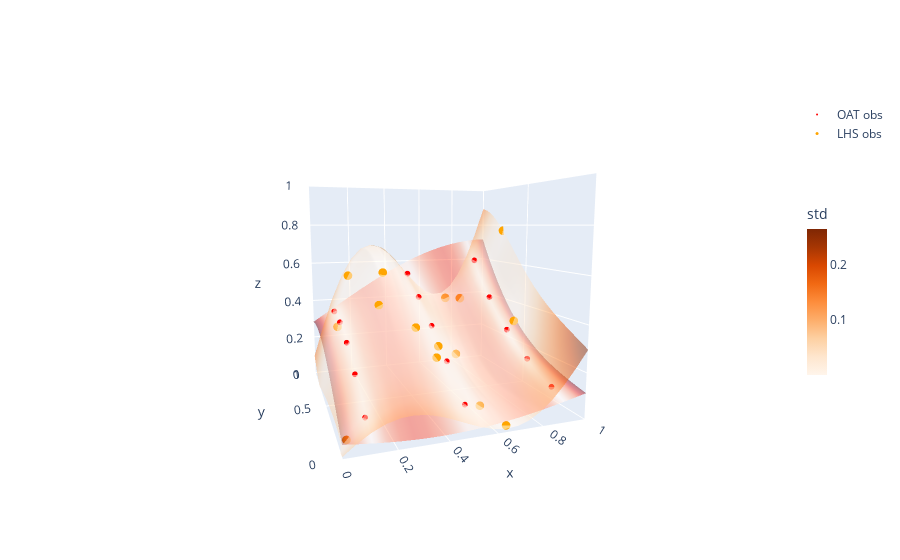

The cell this chart's notebook holds for it:
### Code cell
# Train gpm on oat data
gpm_lhs = train_gp(X_lhs, y_lhs, kernel)

# Predict surface based on fitted GP
mu_lhs,std_lhs = gpm_lhs.predict(Xsurf, return_std=True)

# Plot the result
fig = go.FigureWidget()

fig.add_surface(x=mx, y=my, z=mu_oat.reshape(mx.shape), name='GP oat',
                colorscale='Reds', surfacecolor=std_oat.reshape(mx.shape), opacity=0.5, showscale=False,
               colorbar={'title':'std','len':0.5, 'thickness':20})

fig.add_surface(x=mx, y=my, z=mu_lhs.reshape(mx.shape), name='GP lhs',
                colorscale='Oranges', surfacecolor=std_lhs.reshape(mx.shape), opacity=0.5, showscale=True,
               colorbar={'title':'std','len':0.5, 'thickness':20})

fig.add_scatter3d(x=X_oat[:,0], y=X_oat[:,1], z=y_oat, mode='markers',
                  marker={'symbol':'circle', 'color':'red', 'size':2},
                  name='OAT obs', showlegend=True)

fig.add_scatter3d(x=X_lhs[:,0], y=X_lhs[:,1], z=y_lhs, mode='markers',
                  marker={'symbol':'circle', 'color':'orange', 'size':3},
                  name='LHS obs', showlegend=True)

# update layout to set view
fig.update_layout(
                  scene={'xaxis':{'range':[0,1]},
                         'yaxis':{'range':[0,1]},
                         'zaxis':{'range':[0,1]},
                         'aspectratio':{'x':1,'y':1,'z':1},
                         'camera':{
                            'eye':{'x':-0.7, 'y':-2., 'z':0.3}}
                        })

fig.show()

### Figure 1 — Plotly figure (JSON) as saved in the notebook; plotly's stock layout.template omitted (floating-point values rounded to 4 significant figures; data arrays with more than 128 entries replaced by an {"elided": "..."} marker saying what was removed)
{"data": [{"colorbar": {"len": 0.5, "thickness": 20, "title": {"text": "std"}}, "colorscale": [[0, "rgb(255,245,240)"], [0.125, "rgb(254,224,210)"], [0.25, "rgb(252,187,161)"], [0.375, "rgb(252,146,114)"], [0.5, "rgb(251,106,74)"], [0.625, "rgb(239,59,44)"], [0.75, "rgb(203,24,29)"], [0.875, "rgb(165,15,21)"], [1, "rgb(103,0,13)"]], "name": "GP oat", "opacity": 0.5, "showscale": false, "surfacecolor": {"elided": "20x20 float values"}, "type": "surface", "uid": "b6e403ea-403d-4e27-9eb4-7c2d365deffe", "x": {"elided": "20x20 float values"}, "y": {"elided": "20x20 float values"}, "z": {"elided": "20x20 float values"}}, {"colorbar": {"len": 0.5, "thickness": 20, "title": {"text": "std"}}, "colorscale": [[0, "rgb(255,245,235)"], [0.125, "rgb(254,230,206)"], [0.25, "rgb(253,208,162)"], [0.375, "rgb(253,174,107)"], [0.5, "rgb(253,141,60)"], [0.625, "rgb(241,105,19)"], [0.75, "rgb(217,72,1)"], [0.875, "rgb(166,54,3)"], [1, "rgb(127,39,4)"]], "name": "GP lhs", "opacity": 0.5, "showscale": true, "surfacecolor": {"elided": "20x20 float values"}, "type": "surface", "uid": "dafcacea-bd5b-41f1-a327-a23ab1ac02bc", "x": {"elided": "20x20 float values"}, "y": {"elided": "20x20 float values"}, "z": {"elided": "20x20 float values"}}, {"marker": {"color": "red", "size": 2, "symbol": "circle"}, "mode": "markers", "name": "OAT obs", "showlegend": true, "type": "scatter3d", "uid": "6daeeef7-0df3-4a12-966d-f1e2d161fa54", "x": [0.1, 0.1, 0.1, 0.1, 0.1, 0.5, 0.5, 0.5, 0.5, 0.5, 0.9, 0.9, 0.9, 0.9, 0.9], "y": [0.1, 0.3, 0.5, 0.7, 0.9, 0.1, 0.3, 0.5, 0.7, 0.9, 0.1, 0.3, 0.5, 0.7, 0.9], "z": [0.09708, 0.1997, 0.2823, 0.3348, 0.3522, 0.09368, 0.2143, 0.33, 0.4381, 0.5374, 0.1194, 0.1863, 0.2807, 0.4162, 0.5998]}, {"marker": {"color": "orange", "size": 3, "symbol": "circle"}, "mode": "markers", "name": "LHS obs", "showlegend": true, "type": "scatter3d", "uid": "49df088a-434d-48fe-8888-eb31fc6991e3", "x": [0.4762, 0.09035, 0.7451, 0.1685, 0.5872, 0.2292, 0.8084, 0.2806, 0.9257, 0.6441, 0.02762, 0.4329, 0.679, 0.364, 0.9994], "y": [0.3431, 0.7218, 0.9605, 0.8557, 0.145, 0.4163, 0.8929, 0.5527, 0.4792, 0.02309, 0.08931, 0.2453, 0.6314, 0.3143, 0.7509], "z": [0.2726, 0.3085, 0.3815, 0.5429, 0.06003, 0.4585, 0.3864, 0.5845, 0.3279, 0.0181, 0.02656, 0.2526, 0.1406, 0.3711, 0.7703]}], "layout": {"scene": {"aspectratio": {"x": 1, "y": 1, "z": 1}, "camera": {"eye": {"x": -0.7, "y": -2, "z": 0.3}}, "xaxis": {"range": [0, 1]}, "yaxis": {"range": [0, 1]}, "zaxis": {"range": [0, 1]}}}}
